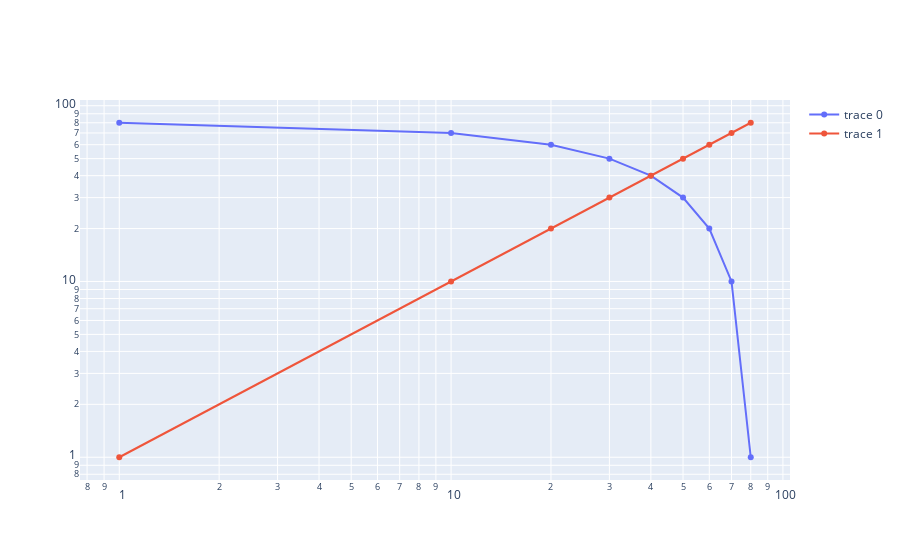

Notebook code cell kept with this figure:
### Code cell
fig = go.Figure(data=[
    go.Scatter(
        x=[1, 10, 20, 30, 40, 50, 60, 70, 80],
        y=[80, 70, 60, 50, 40, 30, 20, 10, 1]
    ),
    go.Scatter(
        x=[1, 10, 20, 30, 40, 50, 60, 70, 80],
        y=[1, 10, 20, 30, 40, 50, 60, 70, 80]
    )
])

fig.update_xaxes(type="log")
fig.update_yaxes(type="log")

fig.show()

### Figure 1 — Plotly figure (JSON) as saved in the notebook; plotly's stock layout.template omitted (floating-point values rounded to 4 significant figures)
{"data": [{"type": "scatter", "x": [1, 10, 20, 30, 40, 50, 60, 70, 80], "y": [80, 70, 60, 50, 40, 30, 20, 10, 1]}, {"type": "scatter", "x": [1, 10, 20, 30, 40, 50, 60, 70, 80], "y": [1, 10, 20, 30, 40, 50, 60, 70, 80]}], "layout": {"xaxis": {"type": "log"}, "yaxis": {"type": "log"}}}
